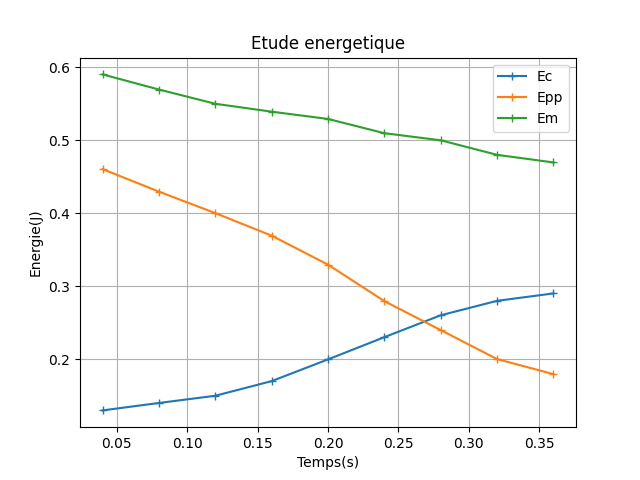

Source code (Python):
import matplotlib.pyplot as plt

m=15e-3
g=9.81

z = [3.13,2.92,2.72,2.51,2.24,1.90,1.63,1.36,1.22]
t = [0.04,0.08,0.12,0.16,0.20,0.24,0.28,0.32,0.36]
v = [4.16,4.32,4.47,4.76,5.16,5.54,5.89,6.11,6.22]

Ec = [0.5*m*V**2 for V in v]
Epp = [m*g*Z for Z in z]
Em = []

for i in range(0,len(Epp)):
    Em.append(Ec[i]+Epp[i])

plt.plot(t,Ec, marker="+",label="Ec")
plt.plot(t,Epp, marker="+",label="Epp")
plt.plot(t,Em, marker="+",label="Em")
plt.title("Etude energetique")
plt.xlabel("Temps(s)")
plt.ylabel("Energie(J)")
plt.legend()
plt.grid()
plt.show()
